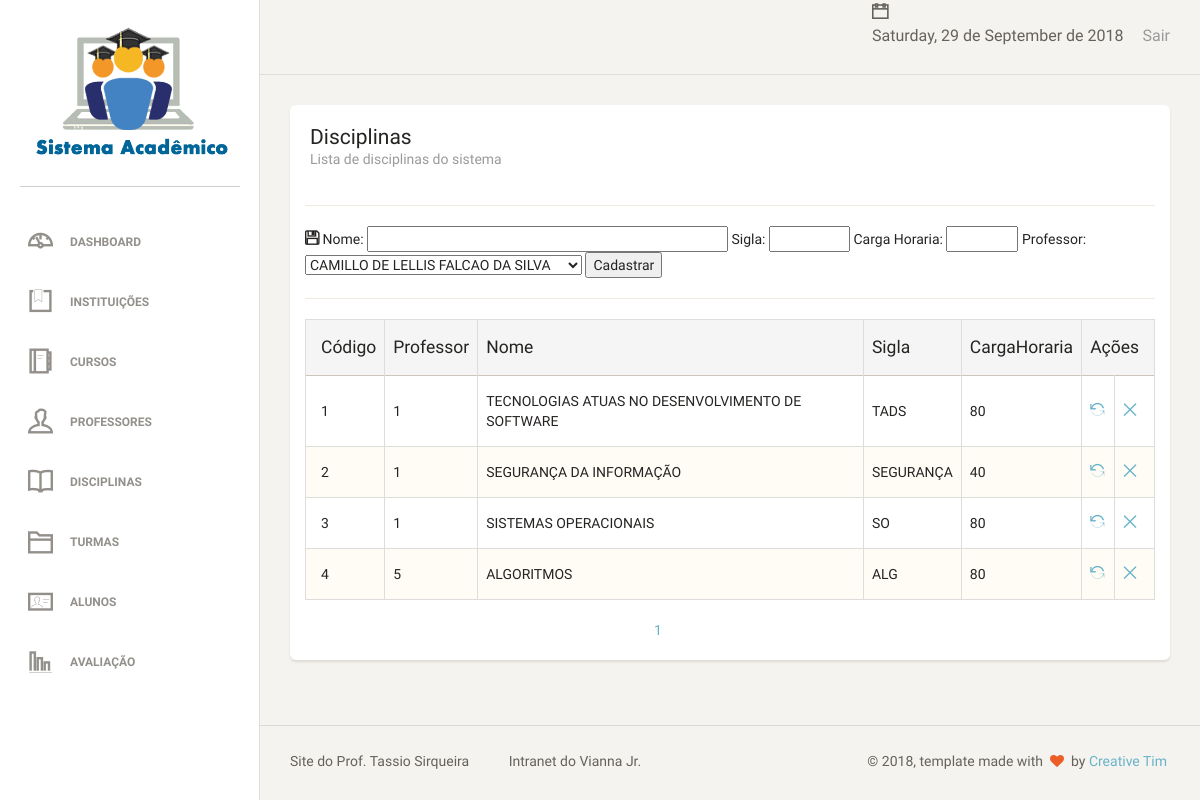
The page /disciplinas.php (signed in) on the database its author committed.
### tables this page shows
CREATE TABLE `Disciplina` (
  `idDisciplina` int(11) NOT NULL AUTO_INCREMENT,
  `Professor_idProfessor` int(11) NOT NULL,
  `Nome` varchar(255) NOT NULL,
  `Sigla` varchar(20) DEFAULT NULL,
  `CargaHoraria` int(11) DEFAULT NULL,
  PRIMARY KEY (`idDisciplina`),
  KEY `fk_Disciplina_Professor1_idx` (`Professor_idProfessor`),
  CONSTRAINT `fk_Disciplina_Professor1` FOREIGN KEY (`Professor_idProfessor`) REFERENCES `Professor` (`idProfessor`) ON DELETE NO ACTION ON UPDATE NO ACTION
);

### disciplinas.php (the view, shortened to what this page needs)
<?php
include_once 'estrutura/Template.php';
require_once 'dao/disciplinaDAO.php';
$object = new disciplinaDAO();
if ($_SERVER['REQUEST_METHOD'] == 'POST') {
    $id = (isset($_POST["id"]) && $_POST["id"] != null) ? $_POST["id"] : "";
    $nome = (isset($_POST["nome"]) && $_POST["nome"] != null) ? $_POST["nome"] : "";
    $professor = (isset($_POST["professor"]) && $_POST["professor"] != null) ? $_POST["professor"] : "";
    $sigla = (isset($_POST["sigla"]) && $_POST["sigla"] != null) ? $_POST["sigla"] : "";
    $cargaHoraria = (isset($_POST["cargaHoraria"]) && $_POST["cargaHoraria"] != null) ? $_POST["cargaHoraria"] : "";
} else if (!isset($id)) {
    $nome = NULL;
    $professor = NULL;
    $sigla = null;
    $cargaHoraria = null;
}
?>
    <div class='content' xmlns="http://www.w3.org/1999/html">
            <div class='container-fluid'>
                <div class='row'>
                    <div class='col-md-12'>
                        <div class='card'>
                            <div class='header'>
                                <h4 class='title'>Disciplinas</h4>
                                <p class='category'>Lista de disciplinas do sistema</p>
                            </div>
                            <div class='content table-responsive'>
                                <form action="?act=save" method="POST" name="form1" >
                                    <hr>
                                    <i class="ti-save"></i>
                                    Nome:
                                    <input type="text" size="40" name="nome" value="<?php
                                    echo (isset($nome) && ($nome != null || $nome != "")) ? $nome : '';
                                   ?>" />
                                    Sigla:
                                    <input type="text" size="5" name="sigla" value="<?php
                                    echo (isset($sigla) && ($sigla != null || $sigla != "")) ? $sigla : '';
                                    ?>" />
                                    Carga Horaria:
                                    <input type="number" min="1" max="80" name="cargaHoraria" value="<?php
                                    echo (isset($cargaHoraria) && ($cargaHoraria != null || $cargaHoraria != "")) ? $cargaHoraria : '';
                                    ?>" />
                                    Professor:
                                    <select name="professor">
                                        <?php
                                        $query = "SELECT * FROM Professor order by Nome;";
                                        $statement = $pdo->prepare($query);
                                        if ($statement->execute()) {
                                            $result = $statement->fetchAll(PDO::FETCH_OBJ);
                                            foreach ($result as $rs) {
                                                if ($rs->idProfessor == $professor) {
                                                    echo "<option value='$rs->idProfessor' selected>$rs->Nome</option>";
                                                } else {
                                                    echo "<option value='$rs->idProfessor'>$rs->Nome</option>";
                                                }
                                            }
                                        } else {
                                            throw new PDOException("Erro: Não foi possível executar a declaração sql");
                                        }
                                        ?>
                                    </select>
                                    <input type="submit" VALUE="Cadastrar"/>
                                    <hr>
                                </form>
                                <?php
                                $object->tabelapaginada();
                                ?>
                                </div>
                            </div>
                        </div>
                    </div>
                </div>
            </div>

### dao/disciplinaDAO.php (shortened to what this page needs)
<?php
require_once "db/conexao.php";
class disciplinaDAO
{
    public function tabelapaginada() {
        global $pdo;
        $endereco = $_SERVER ['PHP_SELF'];
        $pagina_atual = (isset($_GET['page']) && is_numeric($_GET['page'])) ? $_GET['page'] : 1;
        $linha_inicial = ($pagina_atual -1) * QTDE_REGISTROS;
        $sql = "SELECT idDisciplina, Professor_idProfessor, Nome, Sigla, CargaHoraria FROM Disciplina LIMIT {$linha_inicial}, " . QTDE_REGISTROS;
        $statement = $pdo->prepare($sql);
        $statement->execute();
        $dados = $statement->fetchAll(PDO::FETCH_OBJ);
        $sqlContador = "SELECT COUNT(*) AS total_registros FROM Disciplina";
        $statement = $pdo->prepare($sqlContador);
        $statement->execute();
        $valor = $statement->fetch(PDO::FETCH_OBJ);
        $primeira_pagina = 1;
        $ultima_pagina  = ceil($valor->total_registros / QTDE_REGISTROS);
        $pagina_anterior = ($pagina_atual > 1) ? $pagina_atual -1 : 0 ;
        $proxima_pagina = ($pagina_atual < $ultima_pagina) ? $pagina_atual +1 : 0 ;
        $range_inicial  = (($pagina_atual - RANGE_PAGINAS) >= 1) ? $pagina_atual - RANGE_PAGINAS : 1 ;
        $range_final   = (($pagina_atual + RANGE_PAGINAS) <= $ultima_pagina ) ? $pagina_atual + RANGE_PAGINAS : $ultima_pagina ;
        $exibir_botao_inicio = ($range_inicial < $pagina_atual) ? 'mostrar' : 'esconder';
        $exibir_botao_final = ($range_final > $pagina_atual) ? 'mostrar' : 'esconder';
        if (!empty($dados)):
            echo "
     <table class='table table-striped table-bordered'>
     <thead>
       <tr class='active'>
        <th>Código</th>
        <th>Professor</th>
        <th>Nome</th>
        <th>Sigla</th>
        <th>CargaHoraria</th>
        <th colspan='2'>Ações</th>
       </tr>
     </thead>
     <tbody>";
            foreach($dados as $inst):
                echo "<tr>
        <td>$inst->idDisciplina</td>
        <td>$inst->Professor_idProfessor</td>
        <td>$inst->Nome</td>
        <td>$inst->Sigla</td>
        <td>$inst->CargaHoraria</td>
        <td><a href='?act=upd&id=$inst->idDisciplina'><i class='ti-reload'></i></a></td>
        <td><a href='?act=del&id=$inst->idDisciplina'><i class='ti-close'></i></a></td>
       </tr>";
            endforeach;
            echo"
</tbody>
     </table>
     <div class='box-paginacao'>
       <a class='box-navegacao  $exibir_botao_inicio' href='$endereco?page=$primeira_pagina' title='Primeira Página'>Primeira</a>
       <a class='box-navegacao $exibir_botao_inicio' href='$endereco?page=$pagina_anterior' title='Página Anterior'>Anterior</a>
";
            for ($i=$range_inicial; $i <= $range_final; $i++):
                $destaque = ($i == $pagina_atual) ? 'destaque' : '' ;
                echo "<a class='box-numero $destaque' href='$endereco?page=$i'>$i</a>";
            endfor;
            echo "<a class='box-navegacao $exibir_botao_final' href='$endereco?page=$proxima_pagina' title='Próxima Página'>Próxima</a>
       <a class='box-navegacao $exibir_botao_final' href='$endereco?page=$ultima_pagina' title='Última Página'>Último</a>
     </div>";
        else:
            echo "<p class='bg-danger'>Nenhum registro foi encontrado!</p>
     ";
        endif;
    }
}

### assets/css/estilo.css (style rules this page uses)
.box-paginacao { width: 370px; height: 30px; margin: 0 auto; }

### rows shown on the page
disciplina: idDisciplina "1", Professor_idProfessor "1", Nome "TECNOLOGIAS ATUAS NO DESENVOLVIMENTO DE SOFTWARE", Sigla "TADS", CargaHoraria "80"
disciplina: idDisciplina "2", Professor_idProfessor "1", Nome "SEGURANÇA DA INFORMAÇÃO", Sigla "SEGURANÇA", CargaHoraria "40"
disciplina: idDisciplina "3", Professor_idProfessor "1", Nome "SISTEMAS OPERACIONAIS", Sigla "SO", CargaHoraria "80"
disciplina: idDisciplina "4", Professor_idProfessor "5", Nome "ALGORITMOS", Sigla "ALG", CargaHoraria "80"

### other values the page prints
form field professor "CAMILLO DE LELLIS FALCAO DA SILVA"
